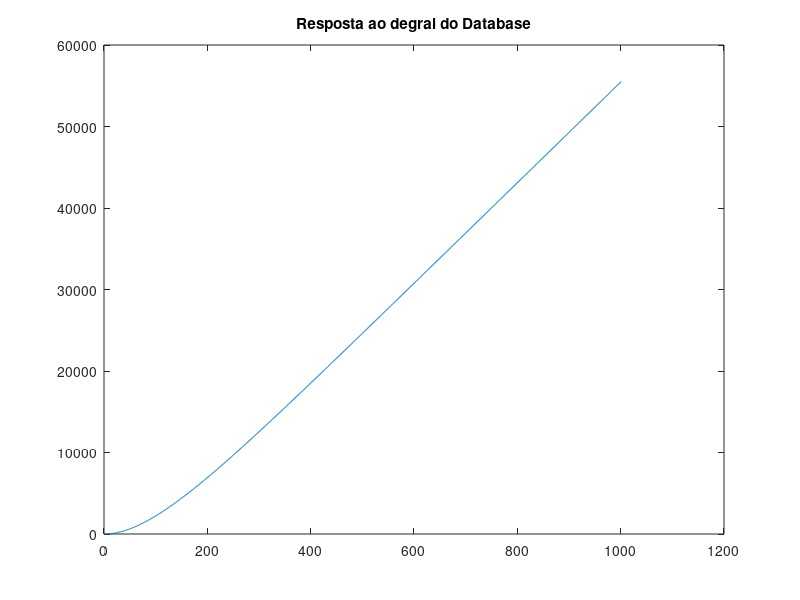
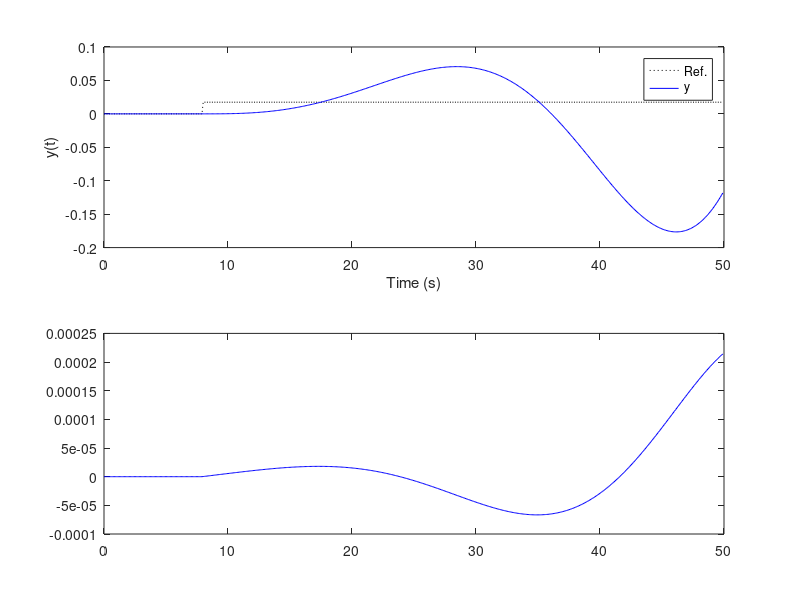

MATLAB code to generate these figures, in order:
%% Atividade 05: Projetar e implementar, por simulação, o  PMVC, DMC e GPC.
clear all; close all; clc;

%% Parametros
Ts = 0.1;                 % periodo de amostragem (s)
td = 0;                 % atraso continuo (s)
d = round((td/Ts) + 1)  % atraso discreto (em amostras)

Ny = 2; Nu = 1;         % horizonte de predição
lam = 1e5;             % fator de ponderação de controle

%% Planta a) Dinâmica do ângulo de roll do VLS-1 em Max Q

% Modelo contínuo
    Gs = tf(61.0492, [1  0.098859 0]);
    
    % Verificando os autovalores
    disp('Autovalores da planta:')
    eig(Gs)

% Modelo discreto
    Gz = c2d(Gs,Ts, 'zoh')
        Az = Gz.den{1};
            a1 = Az(2); a2 = Az(3);
        Bz = Gz.num{1}
            b0 = Bz(2); b1 = Bz(3);

%% DMC

% Resposta ao degral para criar o database
tfinal = 10; 
Ntest = round(tfinal/Ts); 
y = step(Gz,Ntest); figure; plot(y); title('Resposta ao degral do Database');

g = y(1:81); 
g = g(2:81);    % Remark: getting rid of the null initial value!
N = length(g); 
clear y;

% Matriz G
Gorig = toeplitz(g); % Toeplitz Matrix based on g
Gorig = tril(Gorig); % Lower Trianglar matrix based on Gorig

  G = Gorig(1:Ny,1:Nu)

% Ganho baseado em G e lam
  K = inv( G'*G +lam*eye(Nu,Nu) )*G'

  K1 = K(1,:)

% Matriz F
Fi = []; 
  for i = 1:N-Ny % REMARK!!!
      Fi = [Fi g(i+1:Ny+i,1)-g(i,1)];
  end
    F = [ones(Ny,1) Fi];
    
%% Simulação
tfinal = tfinal*5; 
Nsim = round(tfinal/Ts); % total number of iterations for the sim.

r(1:N)=0; r(N+1:Nsim+Ny)= 1*(pi/180);
r = r'; % Making sure that this is a column vector!

for k = 1:N % initial conditions (N is huge!)
    y(k)=0;
    u(k)=0;
    du(k)=0;
end
for k = N+1:Nsim
    % Plant model
    y(k) = -a1*y(k-1) -a2*y(k-2) +b0*u(k-d) +b1*u(k-d-1);

    % DMC
      U = []; % du(k) regressors
      for i=1:N-Ny
          U = [U; du(k-i)];
      end
      x = [y(k);U];

      % Control law
      du(k) = K1*( r(k:k+Ny-1,1)-F*x );

      u(k) = u(k-1) +du(k);

      % Saturação
        % if u(k) >= 0.06981
        %   u(k) = 0.06981;
        % elseif u(k) <= 0
        %   u(k) = 0;
        % end
end

%% Plots
t=0:Ts:Nsim*Ts-Ts;
figure;
subplot(211)
    plot(t,r(1:Nsim),':k'); hold;
    plot(t,y,'b');
    legend('Ref.','y');
    ylabel('y(t)'); xlabel('Time (s)');

subplot(212)
    plot(t,u,'b');
